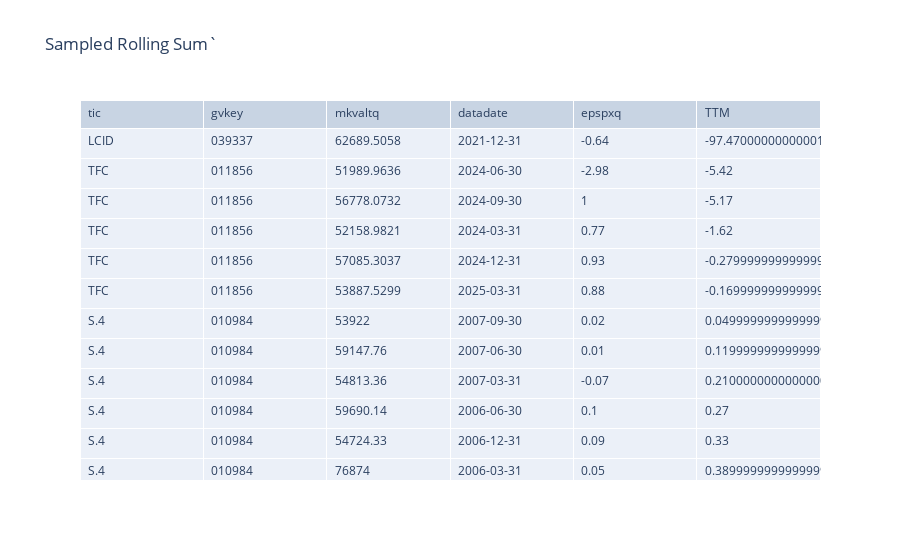

Notebook code for this chart:
### Code cell
# earnings TTM (trailing twelve month) rolling sum: cont.
result = cstat_clean.select(['tic', 'gvkey','mkvaltq', 'datadate', 'epspxq']) \
    .with_columns(
        pl.col("epspxq")
        .cast(pl.Float64)
        .rolling_sum(window_size=4)
        .over('gvkey')
        .alias('TTM')
    ).filter(
        pl.col("TTM")
        .is_not_null(),
        pl.col('mkvaltq')
        .cast(pl.Float64) > 50000
    )

sampled_gvkeys = result.select(pl.col('gvkey').unique().sample(10))

result = result.join(sampled_gvkeys, on='gvkey', how="semi") \
    .sort(pl.col('TTM')) \
    .collect()

fig = go.Figure(data=[go.Table(
    header=dict(
        values=result.columns,
        align='left',
    ),
    cells=dict(
        values=[result[col] for col in result.columns], # Pass data as a list of columns
        align='left',
        height=30
    )
)])
fig.update_layout(title_text="Sampled Rolling Sum`")
fig.show()

### Figure 1 — Plotly figure (JSON) as saved in the notebook; plotly's stock layout.template omitted (floating-point values rounded to 4 significant figures; data arrays with more than 128 entries replaced by an {"elided": "..."} marker saying what was removed)
{"data": [{"cells": {"align": "left", "height": 30, "values": {"elided": "6x162 mixed values"}}, "header": {"align": "left", "values": ["tic", "gvkey", "mkvaltq", "datadate", "epspxq", "TTM"]}, "type": "table"}], "layout": {"title": {"text": "Sampled Rolling Sum`"}}}
